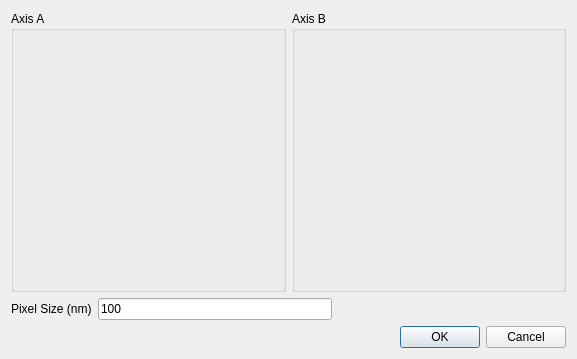
<?xml version="1.0" encoding="UTF-8"?>
<ui version="4.0">
 <class>TomogramTiltLoader</class>
 <widget class="QDialog" name="TomogramTiltLoader">
  <property name="geometry">
   <rect>
    <x>0</x>
    <y>0</y>
    <width>577</width>
    <height>359</height>
   </rect>
  </property>
  <property name="windowTitle">
   <string>Dialog</string>
  </property>
  <layout class="QGridLayout" name="gridLayout">
   <item row="0" column="0">
    <widget class="TiltAngleGroupBox" name="aTilts">
     <property name="title">
      <string>Axis A</string>
     </property>
    </widget>
   </item>
   <item row="0" column="1">
    <widget class="TiltAngleGroupBox" name="bTilts">
     <property name="title">
      <string>Axis B</string>
     </property>
    </widget>
   </item>
   <item row="3" column="0" colspan="2">
    <widget class="QDialogButtonBox" name="buttonBox">
     <property name="orientation">
      <enum>Qt::Horizontal</enum>
     </property>
     <property name="standardButtons">
      <set>QDialogButtonBox::Cancel|QDialogButtonBox::Ok</set>
     </property>
    </widget>
   </item>
   <item row="1" column="0" colspan="2">
    <layout class="QHBoxLayout" name="horizontalLayout">
     <item>
      <widget class="QLabel" name="label">
       <property name="text">
        <string>Pixel Size (nm)</string>
       </property>
      </widget>
     </item>
     <item>
      <widget class="QLineEdit" name="pixelSize">
       <property name="text">
        <string>100</string>
       </property>
      </widget>
     </item>
     <item>
      <spacer name="horizontalSpacer">
       <property name="orientation">
        <enum>Qt::Horizontal</enum>
       </property>
       <property name="sizeHint" stdset="0">
        <size>
         <width>40</width>
         <height>20</height>
        </size>
       </property>
      </spacer>
     </item>
    </layout>
   </item>
  </layout>
 </widget>
 <customwidgets>
  <customwidget>
   <class>TiltAngleGroupBox</class>
   <extends>QGroupBox</extends>
   <header location="global">TiltAngleGroupBox.h</header>
   <container>1</container>
  </customwidget>
 </customwidgets>
 <resources/>
 <connections>
  <connection>
   <sender>buttonBox</sender>
   <signal>accepted()</signal>
   <receiver>TomogramTiltLoader</receiver>
   <slot>accept()</slot>
   <hints>
    <hint type="sourcelabel">
     <x>224</x>
     <y>434</y>
    </hint>
    <hint type="destinationlabel">
     <x>157</x>
     <y>274</y>
    </hint>
   </hints>
  </connection>
  <connection>
   <sender>buttonBox</sender>
   <signal>rejected()</signal>
   <receiver>TomogramTiltLoader</receiver>
   <slot>reject()</slot>
   <hints>
    <hint type="sourcelabel">
     <x>292</x>
     <y>440</y>
    </hint>
    <hint type="destinationlabel">
     <x>286</x>
     <y>274</y>
    </hint>
   </hints>
  </connection>
 </connections>
</ui>
